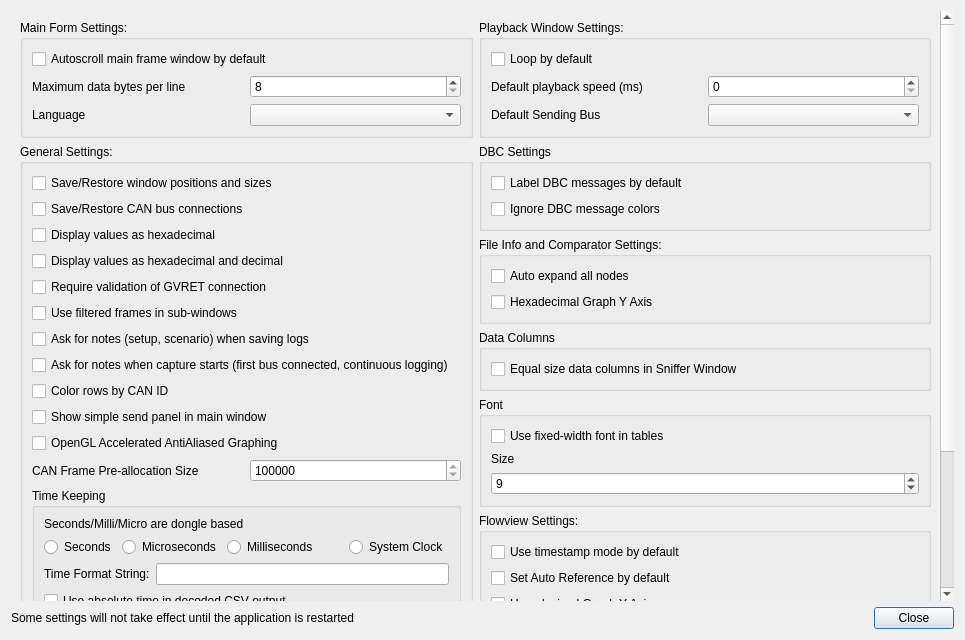
<?xml version="1.0" encoding="UTF-8"?>
<ui version="4.0">
 <class>MainSettingsDialog</class>
 <widget class="QDialog" name="MainSettingsDialog">
  <property name="geometry">
   <rect>
    <x>0</x>
    <y>0</y>
    <width>965</width>
    <height>640</height>
   </rect>
  </property>
  <property name="windowTitle">
   <string>Main Settings</string>
  </property>
  <layout class="QVBoxLayout" name="dialogLayout">
   <item>
    <widget class="QScrollArea" name="scrollArea">
     <property name="frameShape">
      <enum>QFrame::Shape::NoFrame</enum>
     </property>
     <property name="horizontalScrollBarPolicy">
      <enum>Qt::ScrollBarPolicy::ScrollBarAsNeeded</enum>
     </property>
     <property name="widgetResizable">
      <bool>true</bool>
     </property>
     <widget class="QWidget" name="scrollAreaWidgetContents">
      <property name="geometry">
       <rect>
        <x>0</x>
        <y>0</y>
        <width>945</width>
        <height>580</height>
       </rect>
      </property>
      <layout class="QHBoxLayout" name="horizontalLayout_5" stretch="1,1">
       <item>
        <layout class="QVBoxLayout" name="verticalLayout">
         <item>
          <widget class="QGroupBox" name="groupBox_2">
           <property name="title">
            <string>Main Form Settings:</string>
           </property>
           <layout class="QVBoxLayout" name="verticalLayout_3">
            <item>
             <widget class="QCheckBox" name="cbMainAutoScroll">
              <property name="text">
               <string>Autoscroll main frame window by default</string>
              </property>
             </widget>
            </item>
            <item>
             <layout class="QHBoxLayout" name="horizontalLayout_7">
              <item>
               <widget class="QLabel" name="label_12">
                <property name="text">
                 <string>Maximum data bytes per line</string>
                </property>
               </widget>
              </item>
              <item>
               <widget class="QSpinBox" name="spinBytesPerLine">
                <property name="minimum">
                 <number>8</number>
                </property>
                <property name="maximum">
                 <number>64</number>
                </property>
                <property name="singleStep">
                 <number>8</number>
                </property>
               </widget>
              </item>
             </layout>
            </item>
            <item>
             <layout class="QHBoxLayout" name="horizontalLayout_8">
              <item>
               <widget class="QLabel" name="label_13">
                <property name="text">
                 <string>Language</string>
                </property>
               </widget>
              </item>
              <item>
               <widget class="QComboBox" name="comboLanguage"/>
              </item>
             </layout>
            </item>
           </layout>
          </widget>
         </item>
         <item>
          <widget class="QGroupBox" name="groupBox">
           <property name="title">
            <string>General Settings:</string>
           </property>
           <layout class="QVBoxLayout" name="verticalLayout_2">
            <item>
             <widget class="QCheckBox" name="cbRestorePositions">
              <property name="text">
               <string>Save/Restore window positions and sizes</string>
              </property>
             </widget>
            </item>
            <item>
             <widget class="QCheckBox" name="cbLoadConnections">
              <property name="text">
               <string>Save/Restore CAN bus connections</string>
              </property>
             </widget>
            </item>
            <item>
             <widget class="QCheckBox" name="cbDisplayHex">
              <property name="text">
               <string>Display values as hexadecimal</string>
              </property>
             </widget>
            </item>
            <item>
             <widget class="QCheckBox" name="cbDisplayHexAndDec">
              <property name="text">
               <string>Display values as hexadecimal and decimal</string>
              </property>
             </widget>
            </item>
            <item>
             <widget class="QCheckBox" name="cbValidate">
              <property name="text">
               <string>Require validation of GVRET connection</string>
              </property>
             </widget>
            </item>
            <item>
             <widget class="QCheckBox" name="cbUseFiltered">
              <property name="text">
               <string>Use filtered frames in sub-windows</string>
              </property>
             </widget>
            </item>
            <item>
             <widget class="QCheckBox" name="cbAskLogNotes">
              <property name="text">
               <string>Ask for notes (setup, scenario) when saving logs</string>
              </property>
             </widget>
            </item>
            <item>
             <widget class="QCheckBox" name="cbAskCaptureNotes">
              <property name="text">
               <string>Ask for notes when capture starts (first bus connected, continuous logging)</string>
              </property>
             </widget>
            </item>
            <item>
             <widget class="QCheckBox" name="cbColorsByCanId">
              <property name="text">
               <string>Color rows by CAN ID</string>
              </property>
             </widget>
            </item>
            <item>
             <widget class="QCheckBox" name="cbShowSendPanel">
              <property name="text">
               <string>Show simple send panel in main window</string>
              </property>
             </widget>
            </item>
            <item>
             <widget class="QCheckBox" name="cbUseOpenGL">
              <property name="text">
               <string>OpenGL Accelerated AntiAliased Graphing</string>
              </property>
             </widget>
            </item>
            <item>
             <layout class="QHBoxLayout" name="horizontalLayout_6">
              <property name="topMargin">
               <number>0</number>
              </property>
              <property name="bottomMargin">
               <number>0</number>
              </property>
              <item>
               <widget class="QLabel" name="label_10">
                <property name="text">
                 <string>CAN Frame Pre-allocation Size</string>
                </property>
               </widget>
              </item>
              <item>
               <widget class="QSpinBox" name="spinMaximumFrames">
                <property name="minimum">
                 <number>100000</number>
                </property>
                <property name="maximum">
                 <number>1000000000</number>
                </property>
                <property name="singleStep">
                 <number>100000</number>
                </property>
                <property name="value">
                 <number>10000000</number>
                </property>
               </widget>
              </item>
             </layout>
            </item>
            <item>
             <widget class="QGroupBox" name="groupBox_6">
              <property name="title">
               <string>Time Keeping</string>
              </property>
              <layout class="QVBoxLayout" name="verticalLayout_7">
               <item>
                <widget class="QLabel" name="label_3">
                 <property name="text">
                  <string>Seconds/Milli/Micro are dongle based</string>
                 </property>
                </widget>
               </item>
               <item>
                <layout class="QHBoxLayout" name="horizontalLayout_4">
                 <item>
                  <widget class="QRadioButton" name="rbSeconds">
                   <property name="text">
                    <string>Seconds</string>
                   </property>
                  </widget>
                 </item>
                 <item>
                  <widget class="QRadioButton" name="rbMicros">
                   <property name="text">
                    <string>Microseconds</string>
                   </property>
                  </widget>
                 </item>
                 <item>
                  <widget class="QRadioButton" name="rbMillis">
                   <property name="text">
                    <string>Milliseconds</string>
                   </property>
                  </widget>
                 </item>
                 <item>
                  <spacer name="horizontalSpacer">
                   <property name="orientation">
                    <enum>Qt::Orientation::Horizontal</enum>
                   </property>
                   <property name="sizeHint" stdset="0">
                    <size>
                     <width>40</width>
                     <height>20</height>
                    </size>
                   </property>
                  </spacer>
                 </item>
                 <item>
                  <widget class="QRadioButton" name="rbSysClock">
                   <property name="text">
                    <string>System Clock</string>
                   </property>
                  </widget>
                 </item>
                </layout>
               </item>
               <item>
                <layout class="QHBoxLayout" name="horizontalLayout_3">
                 <item>
                  <widget class="QLabel" name="label_4">
                   <property name="text">
                    <string>Time Format String:</string>
                   </property>
                  </widget>
                 </item>
                 <item>
                  <widget class="QLineEdit" name="lineClockFormat"/>
                 </item>
                </layout>
               </item>
               <item>
                <widget class="QCheckBox" name="cbCSVAbsTime">
                 <property name="text">
                  <string>Use absolute time in decoded CSV output</string>
                 </property>
                </widget>
               </item>
              </layout>
             </widget>
            </item>
            <item>
             <spacer name="verticalSpacer_2">
              <property name="orientation">
               <enum>Qt::Orientation::Vertical</enum>
              </property>
              <property name="sizeHint" stdset="0">
               <size>
                <width>20</width>
                <height>40</height>
               </size>
              </property>
             </spacer>
            </item>
           </layout>
          </widget>
         </item>
        </layout>
       </item>
       <item>
        <layout class="QVBoxLayout" name="verticalLayout_9">
         <item>
          <widget class="QGroupBox" name="groupBox_4">
           <property name="title">
            <string>Playback Window Settings:</string>
           </property>
           <layout class="QVBoxLayout" name="verticalLayout_5">
            <item>
             <widget class="QCheckBox" name="cbPlaybackLoop">
              <property name="text">
               <string>Loop by default</string>
              </property>
             </widget>
            </item>
            <item>
             <layout class="QHBoxLayout" name="horizontalLayout">
              <item>
               <widget class="QLabel" name="label">
                <property name="text">
                 <string>Default playback speed (ms)</string>
                </property>
               </widget>
              </item>
              <item>
               <widget class="QSpinBox" name="spinPlaybackSpeed">
                <property name="maximum">
                 <number>1000</number>
                </property>
               </widget>
              </item>
             </layout>
            </item>
            <item>
             <layout class="QHBoxLayout" name="horizontalLayout_2">
              <item>
               <widget class="QLabel" name="label_2">
                <property name="text">
                 <string>Default Sending Bus</string>
                </property>
               </widget>
              </item>
              <item>
               <widget class="QComboBox" name="comboSendingBus"/>
              </item>
             </layout>
            </item>
           </layout>
          </widget>
         </item>
         <item>
          <widget class="QGroupBox" name="groupBox_9">
           <property name="title">
            <string>DBC Settings</string>
           </property>
           <layout class="QVBoxLayout" name="verticalLayout_10">
            <item>
             <widget class="QCheckBox" name="cbFilterLabeling">
              <property name="text">
               <string>Label DBC messages by default</string>
              </property>
             </widget>
            </item>
            <item>
             <widget class="QCheckBox" name="cbIgnoreDBCColors">
              <property name="text">
               <string>Ignore DBC message colors</string>
              </property>
             </widget>
            </item>
           </layout>
          </widget>
         </item>
         <item>
          <widget class="QGroupBox" name="groupBox_5">
           <property name="title">
            <string>File Info and Comparator Settings:</string>
           </property>
           <layout class="QVBoxLayout" name="verticalLayout_6">
            <item>
             <widget class="QCheckBox" name="cbInfoAutoExpand">
              <property name="text">
               <string>Auto expand all nodes</string>
              </property>
             </widget>
            </item>
            <item>
             <widget class="QCheckBox" name="cbHexGraphInfo">
              <property name="text">
               <string>Hexadecimal Graph Y Axis</string>
              </property>
             </widget>
            </item>
           </layout>
          </widget>
         </item>
         <item>
          <widget class="QGroupBox" name="groupBox_10">
           <property name="title">
            <string>Data Columns</string>
           </property>
           <layout class="QVBoxLayout" name="verticalLayout_11">
            <item>
             <widget class="QCheckBox" name="cbEqualSniffer">
              <property name="text">
               <string>Equal size data columns in Sniffer Window</string>
              </property>
             </widget>
            </item>
           </layout>
          </widget>
         </item>
         <item>
          <widget class="QGroupBox" name="groupBox_7">
           <property name="title">
            <string>Font</string>
           </property>
           <layout class="QVBoxLayout" name="verticalLayout_8">
            <item>
             <widget class="QCheckBox" name="cbFontFixedWidth">
              <property name="text">
               <string>Use fixed-width font in tables</string>
              </property>
             </widget>
            </item>
            <item>
             <widget class="QLabel" name="label_11">
              <property name="text">
               <string>Size</string>
              </property>
             </widget>
            </item>
            <item>
             <widget class="QSpinBox" name="spinFontSize">
              <property name="minimum">
               <number>7</number>
              </property>
              <property name="maximum">
               <number>15</number>
              </property>
              <property name="value">
               <number>9</number>
              </property>
             </widget>
            </item>
           </layout>
          </widget>
         </item>
         <item>
          <widget class="QGroupBox" name="groupBox_3">
           <property name="title">
            <string>Flowview Settings:</string>
           </property>
           <layout class="QVBoxLayout" name="verticalLayout_4">
            <item>
             <widget class="QCheckBox" name="cbFlowUseTimestamp">
              <property name="text">
               <string>Use timestamp mode by default</string>
              </property>
             </widget>
            </item>
            <item>
             <widget class="QCheckBox" name="cbFlowAutoRef">
              <property name="text">
               <string>Set Auto Reference by default</string>
              </property>
             </widget>
            </item>
            <item>
             <widget class="QCheckBox" name="cbHexGraphFlow">
              <property name="text">
               <string>Hexadecimal Graph Y Axis</string>
              </property>
             </widget>
            </item>
           </layout>
          </widget>
         </item>
         <item>
          <widget class="QGroupBox" name="groupBox_8">
           <property name="enabled">
            <bool>true</bool>
           </property>
           <property name="title">
            <string>MQTT Remote CAN Settings:</string>
           </property>
           <layout class="QFormLayout" name="formLayout">
            <item row="0" column="0">
             <widget class="QLabel" name="label_6">
              <property name="text">
               <string>Host:</string>
              </property>
             </widget>
            </item>
            <item row="0" column="1">
             <widget class="QLineEdit" name="lineRemoteHost"/>
            </item>
            <item row="1" column="0">
             <widget class="QLabel" name="label_7">
              <property name="text">
               <string>Port:</string>
              </property>
             </widget>
            </item>
            <item row="1" column="1">
             <widget class="QLineEdit" name="lineRemotePort"/>
            </item>
            <item row="2" column="0">
             <widget class="QLabel" name="label_8">
              <property name="text">
               <string>User Name:</string>
              </property>
             </widget>
            </item>
            <item row="2" column="1">
             <widget class="QLineEdit" name="lineRemoteUser"/>
            </item>
            <item row="3" column="0">
             <widget class="QLabel" name="label_9">
              <property name="text">
               <string>Password</string>
              </property>
             </widget>
            </item>
            <item row="3" column="1">
             <widget class="QLineEdit" name="lineRemotePassword">
              <property name="echoMode">
               <enum>QLineEdit::EchoMode::Password</enum>
              </property>
             </widget>
            </item>
           </layout>
          </widget>
         </item>
         <item>
          <spacer name="verticalSpacer">
           <property name="orientation">
            <enum>Qt::Orientation::Vertical</enum>
           </property>
           <property name="sizeHint" stdset="0">
            <size>
             <width>20</width>
             <height>40</height>
            </size>
           </property>
          </spacer>
         </item>
        </layout>
       </item>
      </layout>
     </widget>
    </widget>
   </item>
   <item>
    <layout class="QHBoxLayout" name="bottomLayout" stretch="1,0">
     <item>
      <widget class="QLabel" name="label_5">
       <property name="text">
        <string>Some settings will not take effect until the application is restarted</string>
       </property>
       <property name="wordWrap">
        <bool>true</bool>
       </property>
      </widget>
     </item>
     <item>
      <widget class="QDialogButtonBox" name="buttonBox">
       <property name="standardButtons">
        <set>QDialogButtonBox::StandardButton::Close</set>
       </property>
      </widget>
     </item>
    </layout>
   </item>
  </layout>
 </widget>
 <tabstops>
  <tabstop>cbMainAutoScroll</tabstop>
  <tabstop>cbRestorePositions</tabstop>
  <tabstop>cbLoadConnections</tabstop>
  <tabstop>cbDisplayHex</tabstop>
  <tabstop>cbValidate</tabstop>
  <tabstop>cbUseFiltered</tabstop>
  <tabstop>cbUseOpenGL</tabstop>
  <tabstop>rbSeconds</tabstop>
  <tabstop>rbMicros</tabstop>
  <tabstop>rbSysClock</tabstop>
  <tabstop>lineClockFormat</tabstop>
  <tabstop>spinFontSize</tabstop>
  <tabstop>cbFlowUseTimestamp</tabstop>
  <tabstop>cbFlowAutoRef</tabstop>
  <tabstop>cbPlaybackLoop</tabstop>
  <tabstop>spinPlaybackSpeed</tabstop>
  <tabstop>comboSendingBus</tabstop>
  <tabstop>cbInfoAutoExpand</tabstop>
  <tabstop>lineRemoteHost</tabstop>
  <tabstop>lineRemotePort</tabstop>
 </tabstops>
 <resources/>
 <connections/>
</ui>
